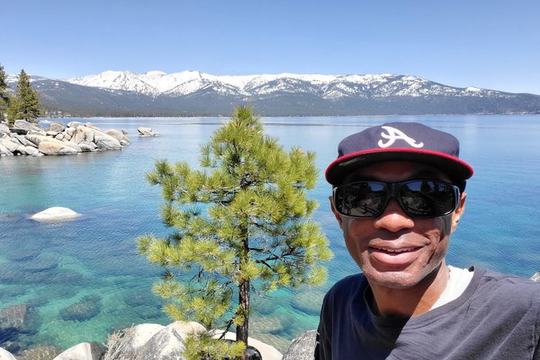
#> input picture CNN/ieee_cnn/python/input_image.png, 540 x 360 px
$ python convertImgToHex.py
#> lines starting #> are read from the running program, lines starting #| are printed output that depends on the picture
import numpy as np
import cv2

def image_to_hex(image_path, hex_file):
    """
    Converts an image to a hex file.

    Args:
        image_path (str): Path to the input image.
        hex_file (str): Path to save the output hex file.
    """
#> called with image_path = 'input_image.png', hex_file = 'converted_output_image.hex'
    # Read the image in grayscale
    img = cv2.imread(image_path, cv2.IMREAD_GRAYSCALE)
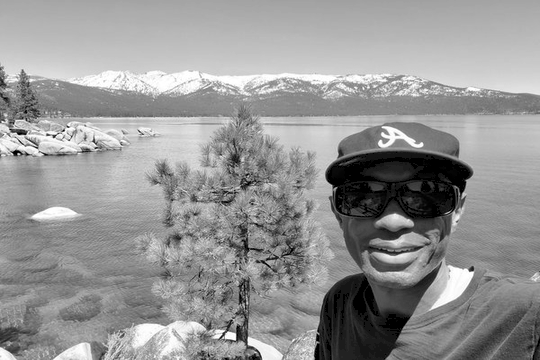
#> img: shape (360, 540); min 0, max 255, mean 149.1

    if img is None:
        print("Error: Unable to read the image.")
        return

    # Flatten the image into a 1D array
    pixel_values = img.flatten()

    # Write pixel values as hex to the file
    with open(hex_file, 'w') as f:
        for pixel in pixel_values:
            hex_value = f"{pixel:02X}"  # Convert to 2-digit hex
            f.write(hex_value + "\n")
#> this loop made 194400 passes
#> (pixel, hex_value) on passes 1 to 3: (166, 'A6'), (166, 'A6'), (166, 'A6')

    print(f"Hex file saved to {hex_file}")

if __name__ == "__main__":
    # Example usage
    image_path = "input_image.png"  # Input image file
    hex_file = "converted_output_image.hex"  # Output hex file

    image_to_hex(image_path, hex_file)
